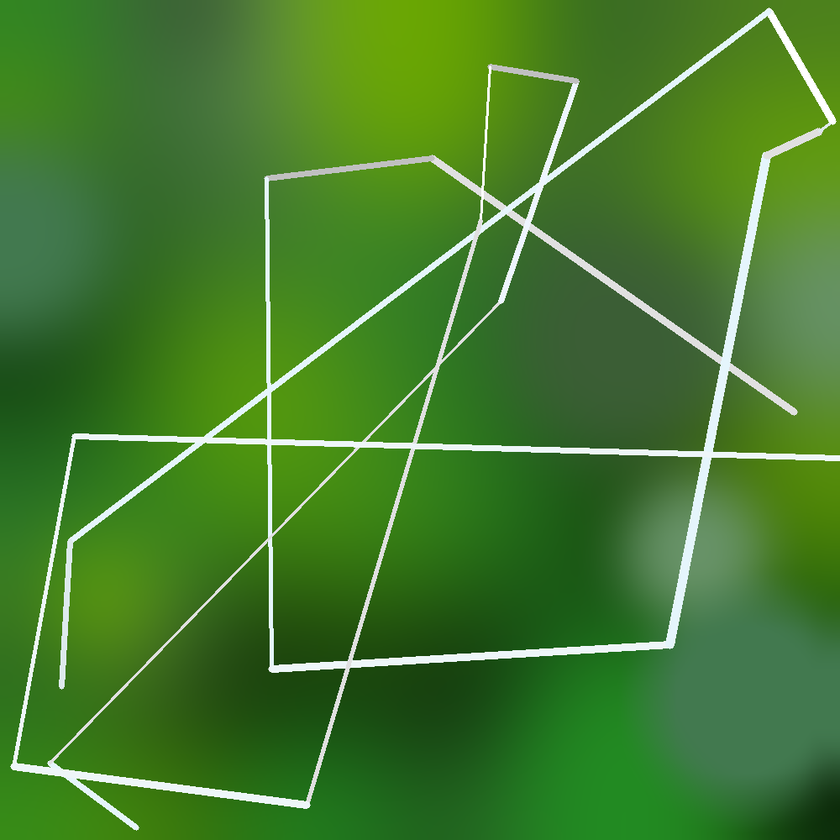
#> input picture image_database/0.png, 840 x 840 px, shrunk from 1000 x 1000 before the run
$ python map_to_graph.py
#> lines starting #> are read from the running program, lines starting #| are printed output that depends on the picture
import matplotlib.pyplot as plt
import cv2
from skimage import morphology
from skan import csr
from pathfinder import find_and_draw_path
from width_finder import get_path_width

path = 'image_database/0.png'

## load and to grayscale
image = cv2.imread(path)
#> image is the input picture: shape (840, 840, 3); mean B, G, R 45.1, 124.5, 68
gray = cv2.cvtColor(image, cv2.COLOR_BGR2GRAY)
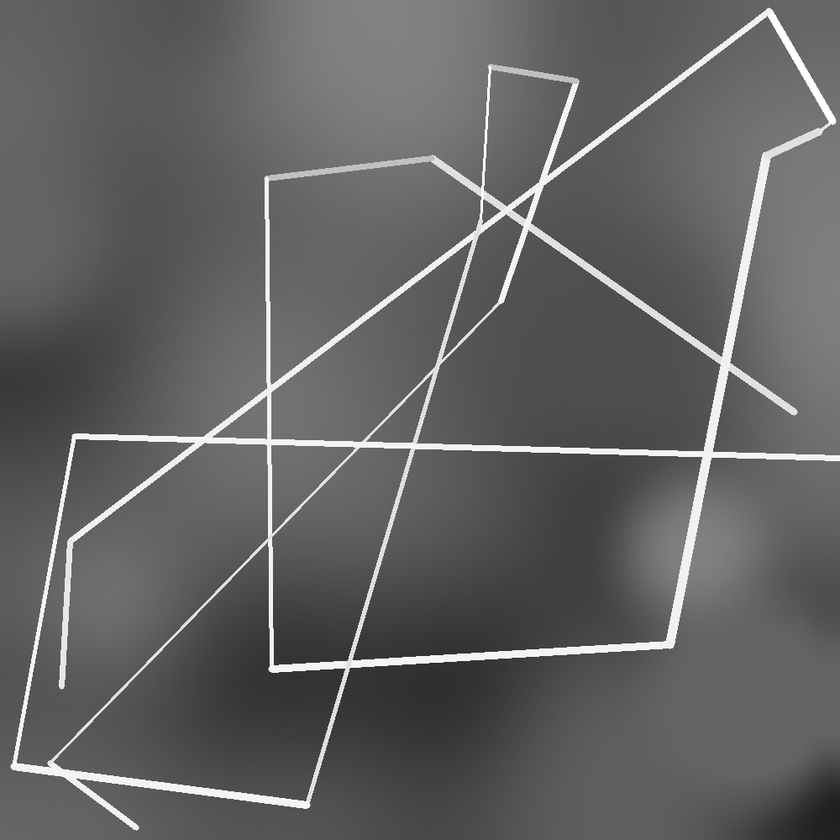
#> gray: shape (840, 840); min 18, max 255, mean 98.6
plt.imshow(gray, cmap='gray')
plt.show()

# ## binarize
_, binary = cv2.threshold(image, 175, 255, cv2.THRESH_BINARY)
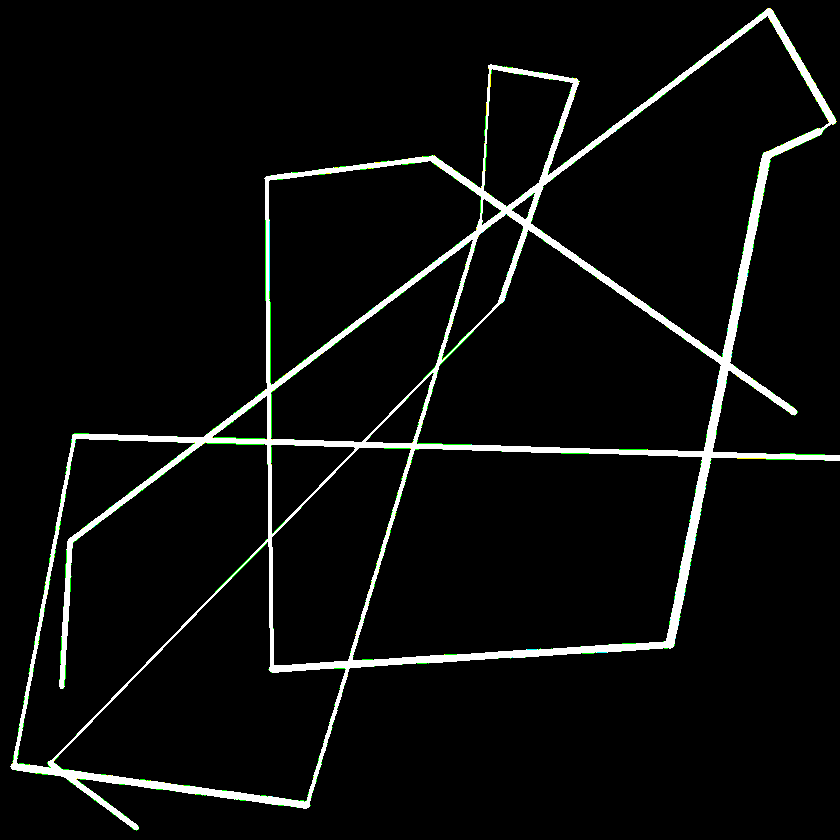
#> binary: shape (840, 840, 3); mean B, G, R 12.2, 13.2, 12.3
# # _, binary = cv2.threshold(gray, 0, 255, cv2.THRESH_BINARY + cv2.THRESH_OTSU)
# binary = cv2.adaptiveThreshold(gray, 255, cv2.ADAPTIVE_THRESH_GAUSSIAN_C, cv2.THRESH_BINARY, 11, 0)
plt.imshow(binary, cmap='gray')
plt.show()

# ## skeletonize
skeletonized = morphology.skeletonize(binary)
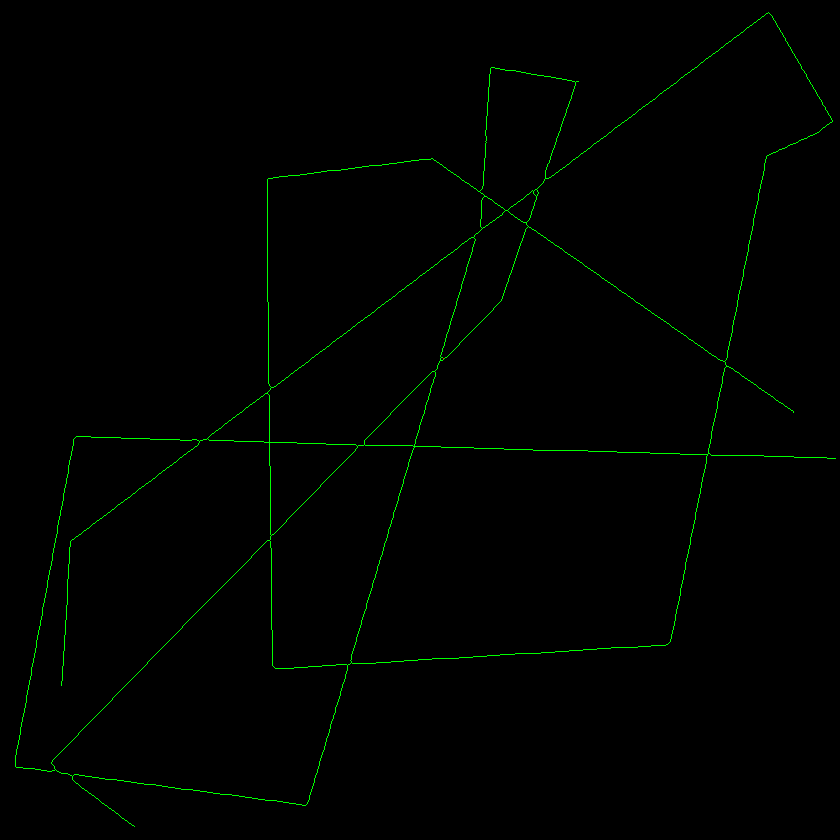
#> skeletonized: shape (840, 840, 3) bool; mean B, G, R 0, 0.00823, 1.42e-06
plt.imshow(skeletonized, cmap='gray')
plt.show()

#> (the run stopped early here; a loop or call above may not have finished)

$ run again, with image_database/1.png copied over image_database/0.png
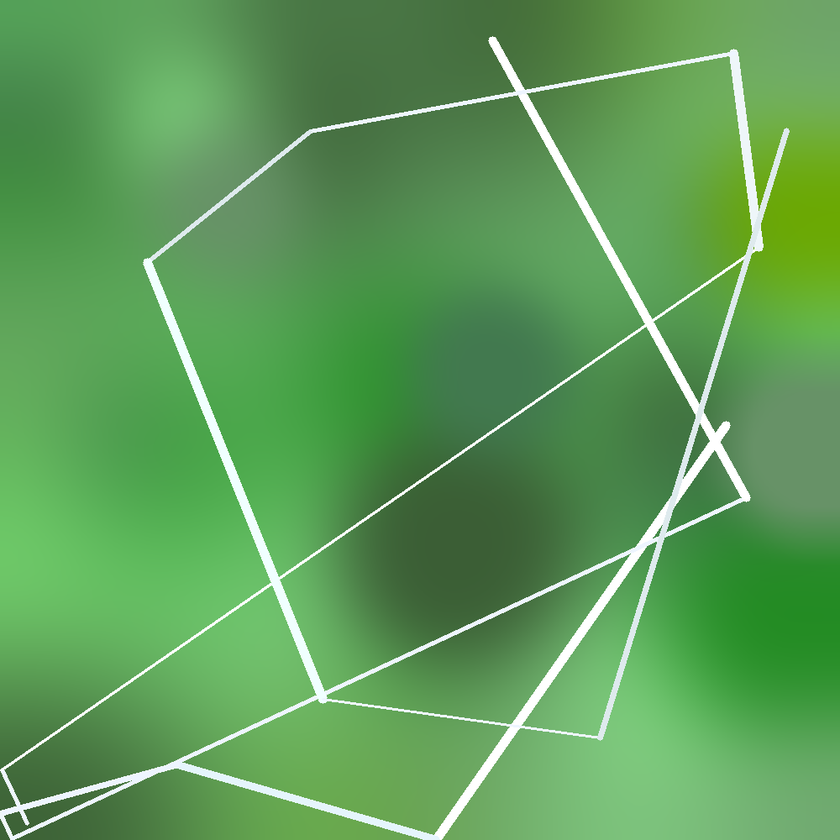
#> input picture image_database/1.png, 840 x 840 px, shrunk from 1000 x 1000 before the run
#> image is the input picture: shape (840, 840, 3); mean B, G, R 88.1, 157, 93.4
#> `gray = cv2.cvtColor(image, cv2.COLOR_BGR2GRAY)`:
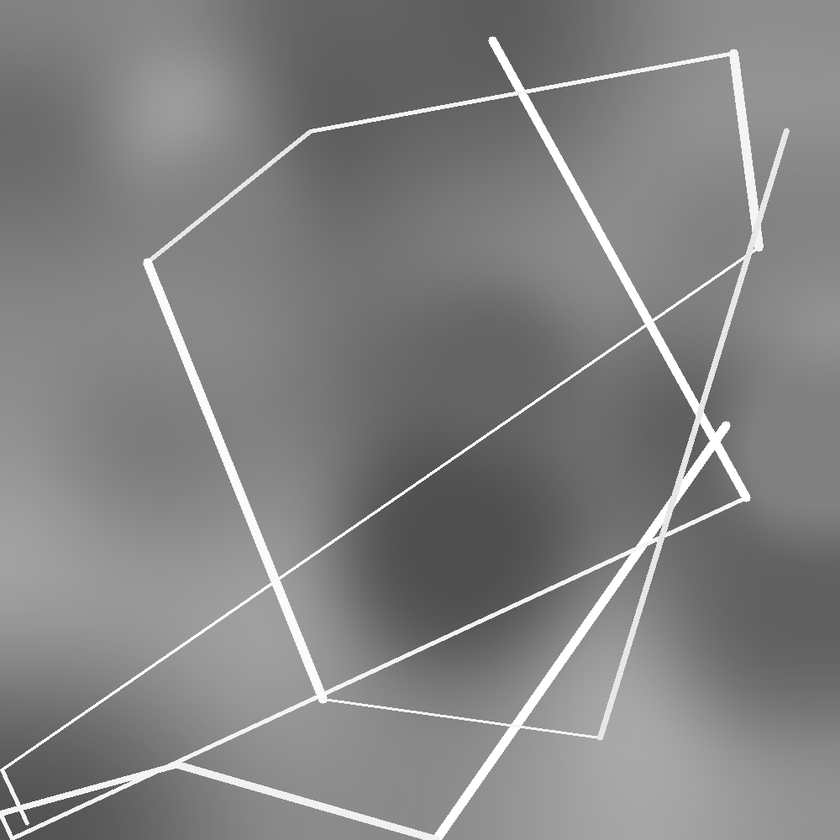
#> gray: shape (840, 840); min 46, max 255, mean 130.1
#> `skeletonized = morphology.skeletonize(binary)`:
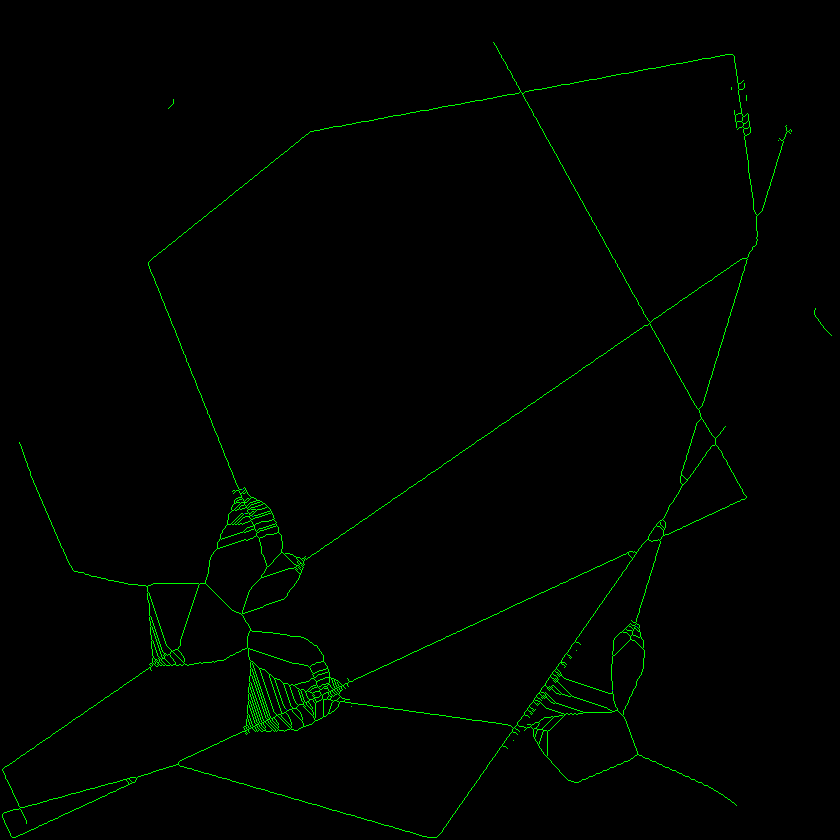
#> skeletonized: shape (840, 840, 3) bool; mean B, G, R 8.5e-06, 0.0121, 0

$ run again, with image_database/11.png copied over image_database/0.png
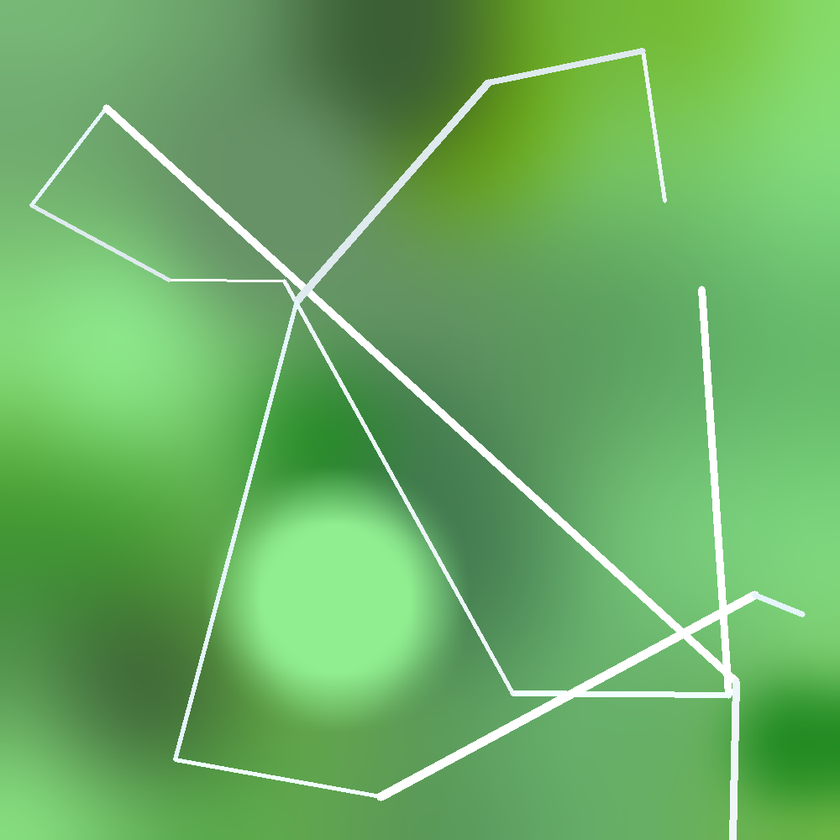
#> input picture image_database/11.png, 840 x 840 px, shrunk from 1000 x 1000 before the run
#> image is the input picture: shape (840, 840, 3); mean B, G, R 98.5, 173.7, 106
#> `gray = cv2.cvtColor(image, cv2.COLOR_BGR2GRAY)`:
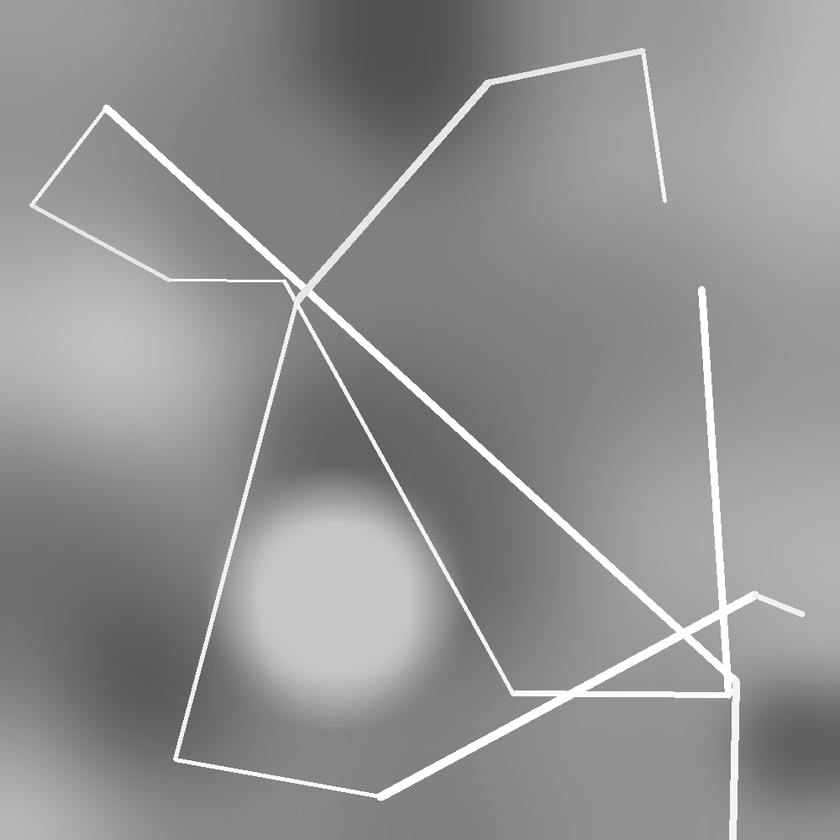
#> gray: shape (840, 840); min 75, max 255, mean 144.9
#> `skeletonized = morphology.skeletonize(binary)`:
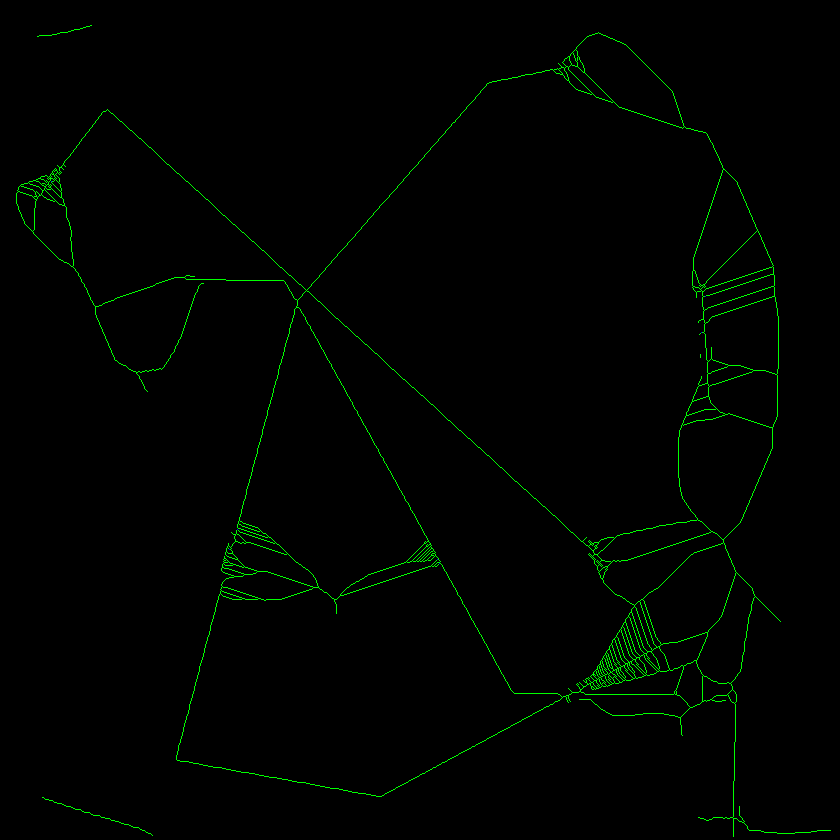
#> skeletonized: shape (840, 840, 3) bool; mean B, G, R 9.92e-06, 0.0122, 0
